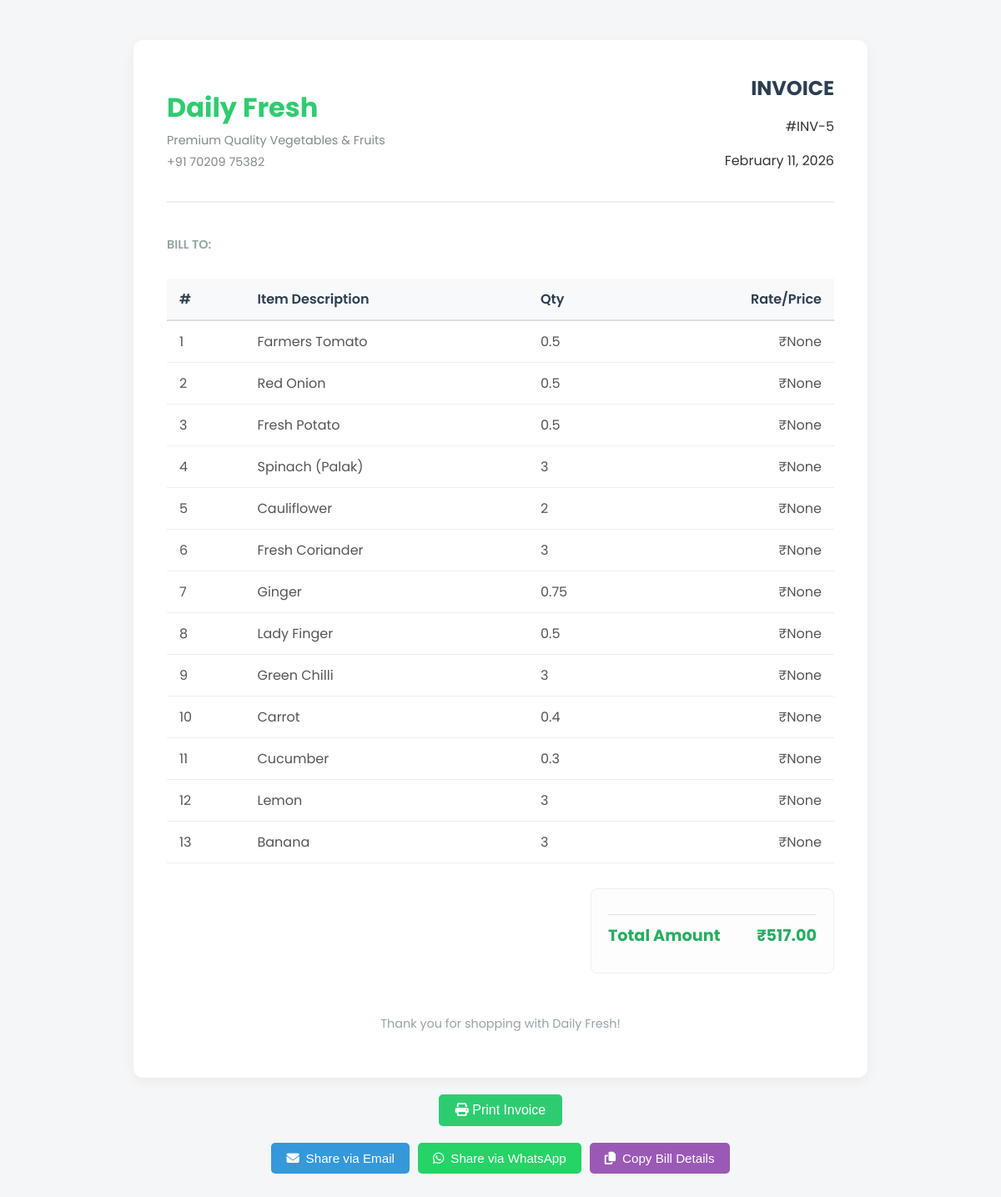
/order-bill/5/ (signed in), run on the app's committed database.
### New dango/store/models.py (models this page shows, shortened)
class Order(models.Model):
    full_name = models.CharField(max_length=100)
    phone_number = models.CharField(max_length=15)
    email = models.EmailField(blank=True, null=True)
    address = models.TextField()
    total_amount = models.DecimalField(max_digits=10, decimal_places=2)
    created_at = models.DateTimeField(auto_now_add=True)

class OrderItem(models.Model):
    order = models.ForeignKey(Order, on_delete=models.CASCADE, related_name='items')
    product = models.ForeignKey(Product, on_delete=models.CASCADE)
    quantity = models.CharField(max_length=50) # e.g. "1 kg" or just "1"
    price_at_time = models.DecimalField(max_digits=8, decimal_places=2)

class Product(models.Model):
    name = models.CharField(max_length=100)
    local_name = models.CharField(max_length=100, blank=True, null=True)
    price = models.DecimalField(max_digits=6, decimal_places=2)
    unit = models.CharField(max_length=20, default='kg')
    image = models.ImageField(upload_to='products/', blank=True, null=True)
    description = models.TextField(blank=True, null=True)

### New dango/store/views.py (the view)
# urls.py: path('order-bill/<int:order_id>/', views.order_bill, name='order_bill'),
def order_bill(request, order_id):
    if not request.user.is_staff:
        return redirect('admin_login')
    order = get_object_or_404(Order, pk=order_id)
    return render(request, 'store/order_bill.html', {'order': order})

### New dango/store/templates/store/order_bill.html (shortened to what this page needs)
{% load static %}
<!DOCTYPE html>
<html lang="en">
<head>
</head>
<body>
    <div class="invoice-container">
        <header class="header">
            <div class="logo-section">
                <h1>Daily Fresh</h1>
                <p>Premium Quality Vegetables & Fruits</p>
                <p>+91 70209 75382</p>
            </div>
            <div class="invoice-details">
                <h2>INVOICE</h2>
                <p>#INV-{{ order.id }}</p>
                <p>{{ order.created_at|date:"F d, Y" }}</p>
            </div>
        </header>
        <section class="bill-to">
            <div class="section-title">Bill To:</div>
        </section>
        <table>
            <thead>
                <tr>
                    <th>#</th>
                    <th>Item Description</th>
                    <th>Qty</th>
                    <th style="text-align:right">Rate/Price</th>
                </tr>
            </thead>
            <tbody>
                {% for item in order.items.all %}
                <tr>
                    <td>{{ forloop.counter }}</td>
                    <td>{{ item.product.name }} </td>
                    <td>{{ item.quantity }}</td>
                    <td style="text-align:right">₹{{ item.price_at_time }}</td>
                </tr>
                {% endfor %}
            </tbody>
        </table>
        <div class="total-section">
            <div class="total-box">
                <div class="total-row grand-total">
                    <span>Total Amount</span>
                    <span>₹{{ order.total_amount }}</span>
                </div>
            </div>
        </div>
        <div class="footer">
            <p>Thank you for shopping with Daily Fresh!</p>
        </div>
    </div>
    <button class="print-btn" onclick="window.print()"><i class="fas fa-print"></i> Print Invoice</button>
    <div class="action-buttons">
        <button class="action-btn share-email-btn" onclick="shareViaEmail()">
            <i class="fas fa-envelope"></i> Share via Email
        </button>
        <button class="action-btn share-whatsapp-btn" onclick="shareViaWhatsApp()">
            <i class="fab fa-whatsapp"></i> Share via WhatsApp
        </button>
        <button class="action-btn copy-btn" onclick="copyBillDetails()">
            <i class="fas fa-copy"></i> Copy Bill Details
        </button>
    </div>
    <link rel="stylesheet" href="https://cdnjs.cloudflare.com/ajax/libs/font-awesome/6.4.2/css/all.min.css">

### New dango/store/templates/store/order_bill.html (style rules this page uses)
body { font-family: 'Poppins', sans-serif; background-color: #f4f6f8; padding: 40px; color: #333; }
.invoice-container { max-width: 800px; margin: 0 auto; background: white; padding: 40px; border-radius: 12px; box-shadow: 0 4px 15px rgba(0, 0, 0, 0.05); }
.header { display: flex; justify-content: space-between; align-items: center; margin-bottom: 40px; border-bottom: 2px solid #eee; padding-bottom: 20px; }
.logo-section h1 { color: #2ecc71; margin: 0; font-size: 2rem; font-weight: 700; }
.logo-section p { margin: 5px 0 0; color: #7f8c8d; font-size: 0.9rem; }
.invoice-details { text-align: right; }
.invoice-details h2 { margin: 0; color: #2c3e50; }
.section-title { font-size: 0.9rem; text-transform: uppercase; color: #95a5a6; font-weight: 600; margin-bottom: 5px; }
.bill-to { margin-bottom: 30px; }
table { width: 100%; border-collapse: collapse; margin-bottom: 30px; }
th { background-color: #f8f9fa; color: #2c3e50; font-weight: 600; text-align: left; padding: 12px 15px; border-bottom: 2px solid #ddd; }
td { padding: 12px 15px; border-bottom: 1px solid #eee; color: #555; }
.total-section { display: flex; justify-content: flex-end; margin-top: 20px; }
.total-box { background: #fdfdfd; padding: 20px; border-radius: 8px; border: 1px solid #eee; min-width: 250px; }
.total-row { display: flex; justify-content: space-between; margin-bottom: 10px; font-size: 0.95rem; }
.grand-total { font-weight: 700; font-size: 1.2rem; color: #27ae60; border-top: 1px solid #ddd; padding-top: 10px; margin-top: 10px; }
.footer { text-align: center; margin-top: 50px; color: #95a5a6; font-size: 0.9rem; }
.print-btn { display: block; margin: 20px auto 0; background: #2ecc71; color: white; border: none; padding: 10px 20px; border-radius: 5px; font-size: 1rem; cursor: pointer; width: fit-content; }
.action-buttons { display: flex; gap: 10px; justify-content: center; flex-wrap: wrap; margin-top: 20px; }
.action-btn { display: inline-flex; align-items: center; gap: 8px; padding: 10px 18px; border: none; border-radius: 5px; font-size: 0.95rem; cursor: pointer; transition: all 0.3s; font-weight: 500; }
.share-email-btn { background: #3498db; color: white; }
.share-whatsapp-btn { background: #25d366; color: white; }
.copy-btn { background: #9b59b6; color: white; }

### data on the page
Order: id "5", created_at "February 11, 2026", total_amount "517.00"
OrderItem: product.name "Farmers Tomato", quantity "0.5", price_at_time "None"
OrderItem: product.name "Red Onion", quantity "0.5", price_at_time "None"
OrderItem: product.name "Fresh Potato", quantity "0.5", price_at_time "None"
OrderItem: product.name "Spinach (Palak)", quantity "3", price_at_time "None"
OrderItem: product.name "Cauliflower", quantity "2", price_at_time "None"
OrderItem: product.name "Fresh Coriander", quantity "3", price_at_time "None"
OrderItem: product.name "Ginger", quantity "0.75", price_at_time "None"
OrderItem: product.name "Lady Finger", quantity "0.5", price_at_time "None"
OrderItem: product.name "Green Chilli", quantity "3", price_at_time "None"
OrderItem: product.name "Carrot", quantity "0.4", price_at_time "None"
OrderItem: product.name "Cucumber", quantity "0.3", price_at_time "None"
OrderItem: product.name "Lemon", quantity "3", price_at_time "None"
OrderItem: product.name "Banana", quantity "3", price_at_time "None"
